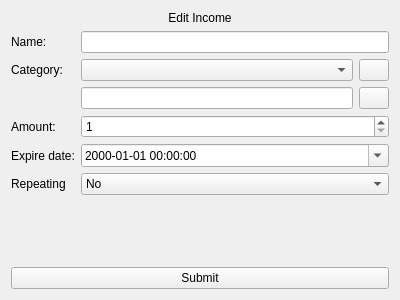
<?xml version="1.0" encoding="UTF-8"?>
<ui version="4.0">
 <class>IncomeEditSubPage</class>
 <widget class="QWidget" name="IncomeEditSubPage">
  <property name="geometry">
   <rect>
    <x>0</x>
    <y>0</y>
    <width>400</width>
    <height>300</height>
   </rect>
  </property>
  <property name="windowTitle">
   <string>Form</string>
  </property>
  <layout class="QVBoxLayout" name="verticalLayout">
   <item>
    <widget class="QLabel" name="EditIncomeLabel">
     <property name="text">
      <string>Edit Income</string>
     </property>
     <property name="alignment">
      <set>Qt::AlignCenter</set>
     </property>
    </widget>
   </item>
   <item>
    <layout class="QFormLayout" name="formLayout">
     <item row="0" column="0">
      <widget class="QLabel" name="label">
       <property name="text">
        <string>Name:</string>
       </property>
      </widget>
     </item>
     <item row="0" column="1">
      <widget class="QLineEdit" name="NameLineEdit"/>
     </item>
     <item row="5" column="0">
      <widget class="QLabel" name="label_2">
       <property name="text">
        <string>Category:</string>
       </property>
      </widget>
     </item>
     <item row="7" column="0">
      <widget class="QLabel" name="label_3">
       <property name="text">
        <string>Amount:</string>
       </property>
      </widget>
     </item>
     <item row="7" column="1">
      <widget class="QSpinBox" name="Amount">
       <property name="minimum">
        <number>1</number>
       </property>
       <property name="maximum">
        <number>100000</number>
       </property>
      </widget>
     </item>
     <item row="8" column="0">
      <widget class="QLabel" name="label_4">
       <property name="text">
        <string>Expire date:</string>
       </property>
      </widget>
     </item>
     <item row="8" column="1">
      <widget class="QDateEdit" name="ExpirationDateEdit">
       <property name="displayFormat">
        <string>yyyy-MM-dd hh:mm:ss</string>
       </property>
       <property name="calendarPopup">
        <bool>true</bool>
       </property>
      </widget>
     </item>
     <item row="5" column="1">
      <layout class="QHBoxLayout" name="CategoryLayout">
       <item>
        <widget class="QComboBox" name="Category"/>
       </item>
       <item>
        <widget class="QPushButton" name="NewCategoryButton">
         <property name="maximumSize">
          <size>
           <width>30</width>
           <height>16777215</height>
          </size>
         </property>
         <property name="text">
          <string/>
         </property>
         <property name="icon">
          <iconset resource="../../../../resources.qrc">
           <normaloff>:/Icons/Icons/baseline_add_black_24dp.png</normaloff>:/Icons/Icons/baseline_add_black_24dp.png</iconset>
         </property>
        </widget>
       </item>
      </layout>
     </item>
     <item row="6" column="1">
      <layout class="QHBoxLayout" name="CategoryEditLayout">
       <item>
        <widget class="QLineEdit" name="NewCategoryName"/>
       </item>
       <item>
        <widget class="QPushButton" name="NewCategorySaveButton">
         <property name="maximumSize">
          <size>
           <width>30</width>
           <height>16777215</height>
          </size>
         </property>
         <property name="text">
          <string/>
         </property>
         <property name="icon">
          <iconset resource="../../../../resources.qrc">
           <normaloff>:/Icons/Icons/baseline_done_black_24dp.png</normaloff>:/Icons/Icons/baseline_done_black_24dp.png</iconset>
         </property>
        </widget>
       </item>
      </layout>
     </item>
     <item row="9" column="0">
      <widget class="QLabel" name="RepeatLabel">
       <property name="text">
        <string>Repeating</string>
       </property>
      </widget>
     </item>
     <item row="9" column="1">
      <widget class="QComboBox" name="RepeatSelect">
       <item>
        <property name="text">
         <string>No</string>
        </property>
       </item>
       <item>
        <property name="text">
         <string>Daily</string>
        </property>
       </item>
       <item>
        <property name="text">
         <string>Weekly</string>
        </property>
       </item>
       <item>
        <property name="text">
         <string>Monthly</string>
        </property>
       </item>
       <item>
        <property name="text">
         <string>Annually</string>
        </property>
       </item>
      </widget>
     </item>
    </layout>
   </item>
   <item>
    <spacer name="verticalSpacer">
     <property name="orientation">
      <enum>Qt::Vertical</enum>
     </property>
     <property name="sizeHint" stdset="0">
      <size>
       <width>20</width>
       <height>97</height>
      </size>
     </property>
    </spacer>
   </item>
   <item>
    <widget class="QPushButton" name="SubmitButton">
     <property name="text">
      <string>Submit</string>
     </property>
     <property name="icon">
      <iconset resource="../../../../resources.qrc">
       <normaloff>:/Icons/Icons/baseline_check_circle_black_24dp.png</normaloff>:/Icons/Icons/baseline_check_circle_black_24dp.png</iconset>
     </property>
     <property name="iconSize">
      <size>
       <width>30</width>
       <height>22</height>
      </size>
     </property>
    </widget>
   </item>
  </layout>
 </widget>
 <resources>
  <include location="../../../../resources.qrc"/>
 </resources>
 <connections/>
</ui>
